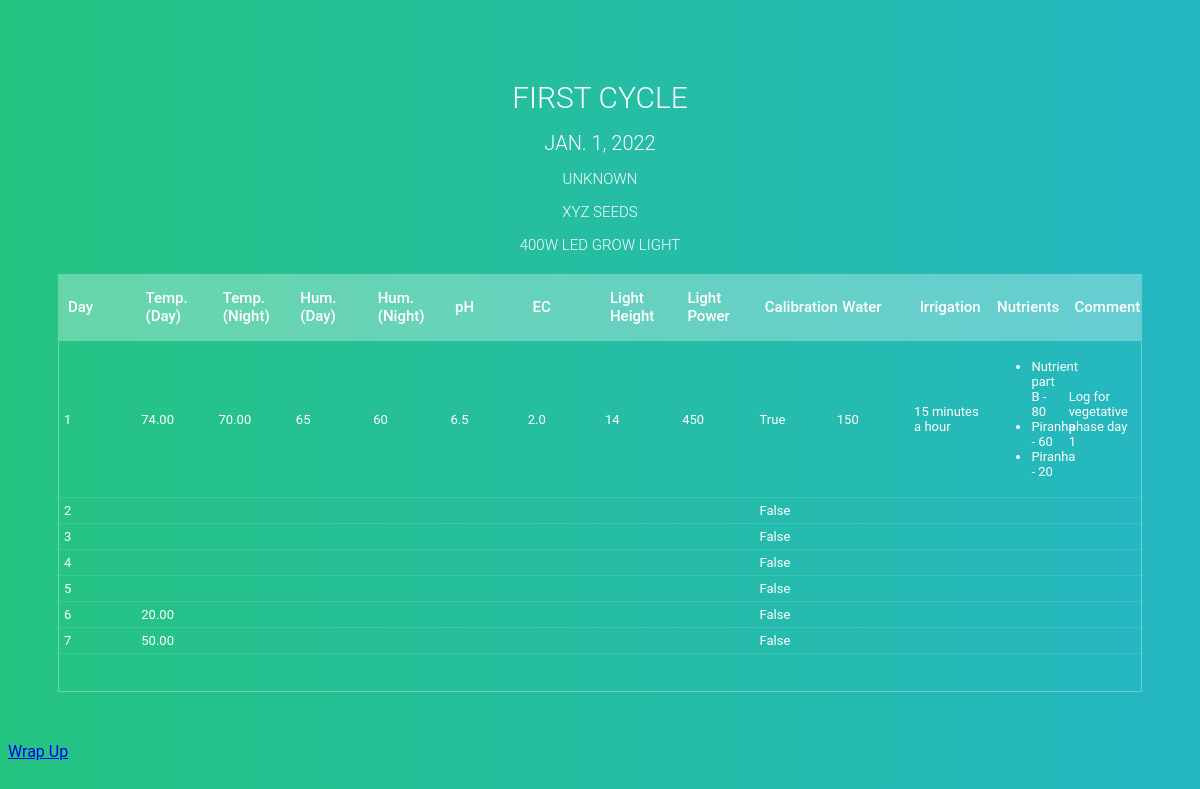
Page /record/1/ on the committed database.
### records/models.py (models this page shows, shortened)
class Cycle(models.Model):
    id = models.AutoField(primary_key=True)
    name = models.CharField(max_length=150)
    date = models.DateField(auto_now_add=True)
    genetics = models.CharField(max_length=200, blank=True, null=True)
    seedbank = models.CharField(max_length=80, blank=True, null=True)
    fixture = models.CharField(max_length=200, blank=True, null=True)
    comment = models.TextField(blank=True, null=True)

class Log(models.Model):
    PHASE_CHOICES = [
        ('seedling', 'Seedling'),
        ('vegetative', 'Vegetative'),
        ('bloom', 'Bloom'),
    ]
    LIGHT_POWER_CHOICES = [
        ('0', 'Darkness'),
        ('25', '25%'),
        ('50', '50%'),
        ('75', '75%'),
        ('100', '100%'),
    ]
    cycle = models.ForeignKey(Cycle, on_delete=models.CASCADE, related_name='logs')
    phase = models.CharField(max_length=12, choices=PHASE_CHOICES)
    temperature_day = models.DecimalField(max_digits=6, decimal_places=2, blank=True, null=True)
    temperature_night = models.DecimalField(max_digits=6, decimal_places=2, blank=True, null=True)
    humidity_day = models.IntegerField(blank=True, null=True)
    humidity_night = models.IntegerField(blank=True, null=True)
    ph = models.FloatField(blank=True, null=True)
    ec = models.FloatField(blank=True, null=True)
    irrigation = models.TextField(max_length=20, blank=True, null=True)
    light_height = models.IntegerField(blank=True, null=True)
    light_power = models.IntegerField(blank=True, null=True, choices=LIGHT_POWER_CHOICES)
    calibration = models.BooleanField(default=False, blank=True, null=True)
    featured_image = models.ImageField(null=True, blank=True)
    water = models.IntegerField(blank=True, null=True)
    comment = models.TextField(blank=True, null=True)
    def __str__(self):
        logs_of_same_phase = Log.objects.filter(cycle=self.cycle, phase=self.phase)
        day_in_phase = list(logs_of_same_phase).index(self) + 1
        return str(day_in_phase)

class NutrientLog(models.Model):
    log = models.ForeignKey(Log, on_delete=models.CASCADE, related_name='nutrient_logs')
    nutrient = models.ForeignKey(Nutrient, on_delete=models.CASCADE)
    concentration = models.IntegerField()

class Nutrient(models.Model):
    name = models.CharField(max_length=80)
    brand = models.CharField(max_length=80)
    featured_image = models.ImageField(null=True, blank=True, default="default_fertilizer.jpg")
    detail = models.TextField(blank=True, null=True)

### records/views.py (the view)
# urls.py: path('record/<str:pk>/', views.record, name='record'),
def record(request, pk):
    cycle = get_object_or_404(Cycle, pk=pk)
    logs = Log.objects.filter(cycle=cycle)
    context = {'cycle': cycle, 'logs': logs}
    return render(request, 'records/record.html', context)

### records/templates/records/record.html (shortened to what this page needs)
<!DOCTYPE html>
<html lang="en">
{% extends 'main.html' %}
{% load static %}
{% block content %}
<section>
  <div class="cycle-info">
        <h1>{{ cycle.name }}</h1>
        <h2>{{ cycle.date }}</h2>
        <p class="p-cycle-info">{{ cycle.genetics }}</p>
        <p class="p-cycle-info">{{ cycle.seedbank }}</p>
        <p class="p-cycle-info">{{ cycle.fixture }}</p>
  </div>
  <div class="tbl-header">
    <table cellpadding="0" cellspacing="0" border="0">
      <thead>
      <tr>
        <th>Day</th>
        <th>Temp. (Day)</th>
        <th>Temp. (Night)</th>
        <th>Hum. (Day)</th>
        <th>Hum. (Night)</th>
        <th>pH</th>
        <th>EC</th>
        <th>Light Height</th>
        <th>Light Power</th>
        <th>Calibration</th>
        <th>Water</th>
        <th>Irrigation</th>
        <th>Nutrients</th>
        <th>Comment</th>
      </tr>
      </thead>
    </table>
  </div>
  <div class="tbl-content">
    <table cellpadding="0" cellspacing="0" border="0">
      <tbody>
      {% for log in cycle.logs.all %}
      {% if log.phase == 'vegetative' %}
      <tr>
        <td>{{ log|default_if_none:'' }}</td>
        <td>{{ log.temperature_day|default_if_none:'' }}</td>
        <td>{{ log.temperature_night|default_if_none:'' }}</td>
        <td>{{ log.humidity_day|default_if_none:'' }}</td>
        <td>{{ log.humidity_night|default_if_none:'' }}</td>
        <td>{{ log.ph|default_if_none:'' }}</td>
        <td>{{ log.ec|default_if_none:'' }}</td>
        <td>{{ log.light_height|default_if_none:'' }}</td>
        <td>{{ log.light_power|default_if_none:'' }}</td>
        <td>{{ log.calibration|default_if_none:'' }}</td>
        <td>{{ log.water|default_if_none:'' }}</td>
        <td>{{ log.irrigation|default_if_none:'' }}</td>
        <td>
          <div>
            <ul>
              {% for nutrient_log in log.nutrient_logs.all %}
              <li>{{ nutrient_log.nutrient.name }} - {{ nutrient_log.concentration|default_if_none:'' }}</li>
              {% endfor %}
            </ul>
          </div>
        </td>
        <td>{{ log.comment|truncatewords:10|default_if_none:'' }}</td>
      </tr>
      {% endif %}
      {% endfor %}
      </tbody>
    </table>
  </div>
</section>
<a href="{% url 'phase_summary' pk=cycle.id %}">Wrap Up</a>
{% endblock %}

### static/styles/app.css (style rules this page uses)
h1 { font-size: 30px; color: #fff; text-transform: uppercase; font-weight: 300; text-align: center; margin-bottom: 15px; }
h2 { font-size: 20px; color: #fff; text-transform: uppercase; font-weight: 300; text-align: center; margin-bottom: 15px; }
.p-cycle-info { font-size: 15px; color: #fff; text-transform: uppercase; font-weight: 300; text-align: center; margin-bottom: 15px; }
table { width:100%; table-layout: fixed; }
.tbl-header { background-color: rgba(255,255,255,0.3); }
.cycle-info { padding: 5px; text-align: left; color: #fff; overflow-x:auto; }
.tbl-content { height:350px; overflow-x:auto; margin-top: 0px; border: 1px solid rgba(255,255,255,0.3); }
th { padding: 15px 10px; text-align: left; font-weight: 500; font-size: 15px; color: #fff; }
td { padding: 5px; text-align: left; vertical-align:middle; font-weight: 400; font-size: 13px; color: #fff; border-bottom: solid 1px rgba(255,255,255,0.1); }
body { background: -webkit-linear-gradient(left, #25c481, #25b7c4); background: linear-gradient(to right, #25c481, #25b7c4); font-family: 'Roboto', sans-serif; }
section { margin: 50px; }

### rows in the picture
Log: cycle+phase+id "1", temperature_day "74.00", temperature_night "70.00", humidity_day "65", humidity_night "60", ph "6.5", ec "2.0", light_height "14", light_power "450", calibration "True", water "150", irrigation "15 minutes a hour", comment "Log for vegetative phase day 1"
NutrientLog: nutrient.name "Nutrient part B", concentration "80"
NutrientLog: nutrient.name "Piranha", concentration "60"
NutrientLog: nutrient.name "Piranha", concentration "20"
Log: cycle+phase+id "2", calibration "False"
Log: cycle+phase+id "3", calibration "False"
Log: cycle+phase+id "4", calibration "False"
Log: cycle+phase+id "5", calibration "False"
Log: cycle+phase+id "6", temperature_day "20.00", calibration "False"
Log: cycle+phase+id "7", temperature_day "50.00", calibration "False"
